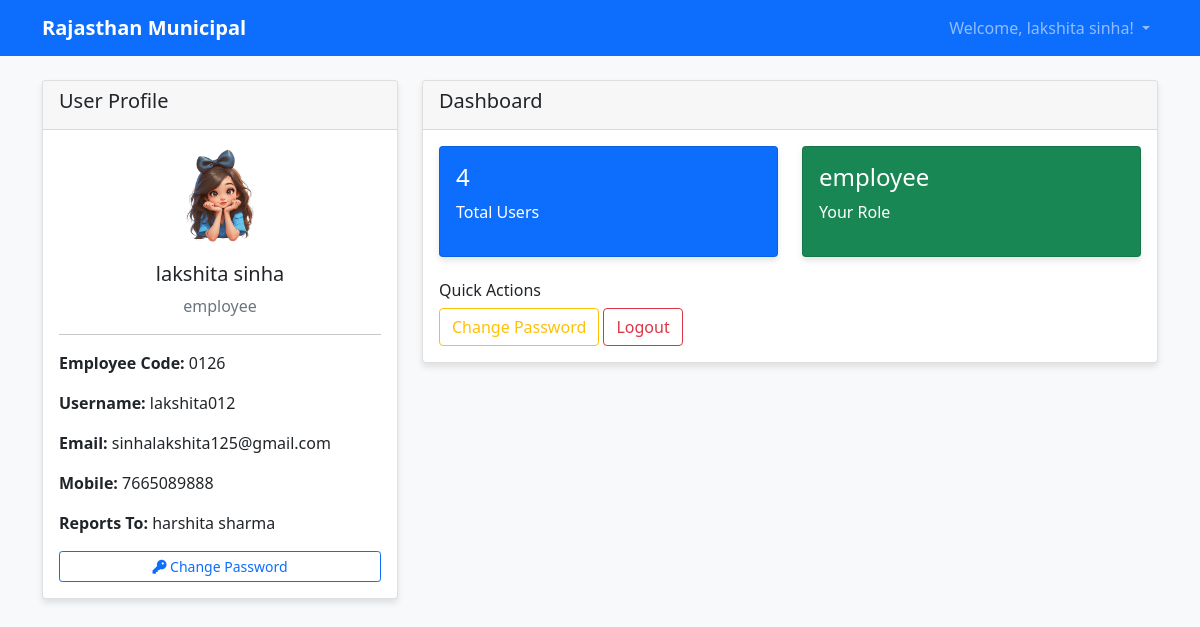
Page /dashboard/ (signed in) on the earlier database version.
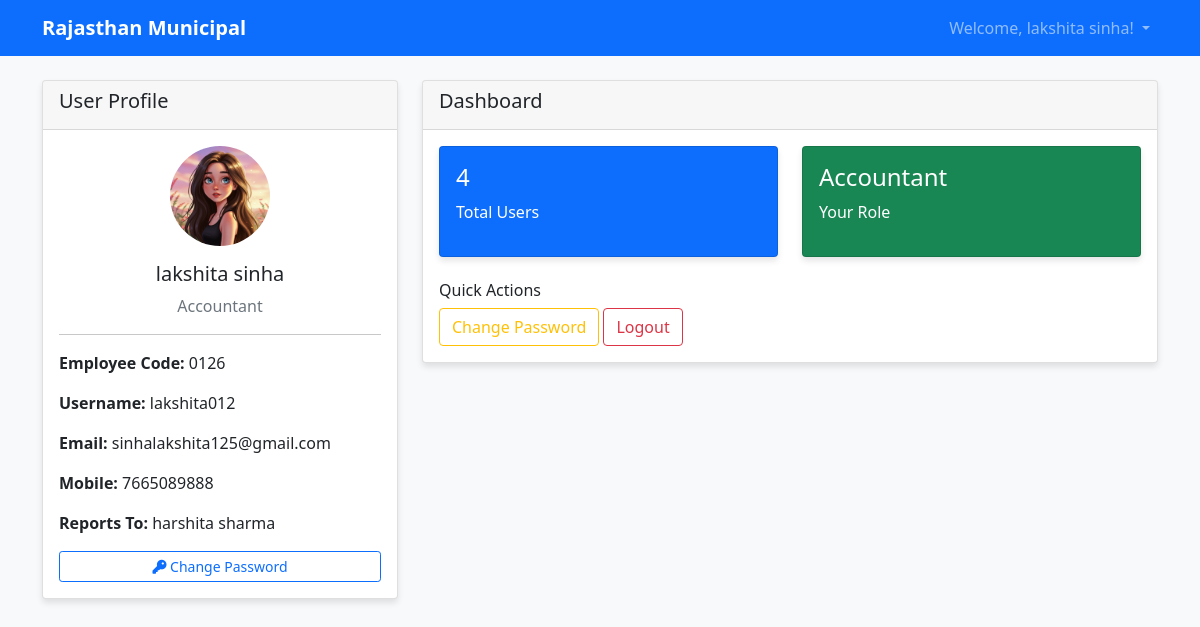
Same page on the later database version.
### users/models.py (models this page shows, shortened)
class CustomUser(AbstractUser):
    emp_name = models.CharField(max_length=100, verbose_name="Employee Name")
    emp_code = models.CharField(max_length=20, unique=True, verbose_name="Employee Code")
    mobile_no = models.CharField(max_length=15, verbose_name="Mobile Number")
    report_to = models.ForeignKey(
        'self',
        on_delete=models.SET_NULL,
        null=True,
        blank=True,
        verbose_name="Reports To"
    )
    image = models.ImageField(upload_to='user_images/', blank=True, null=True, verbose_name="Profile Image")
    ROLE_CHOICES = [
        ('assistant_project_manager', 'Assistant Project Manager'),
        ('circle_manager', 'Circle Manager'),
        ('team_leader', 'Team Leader'),
        ('back_office_head', 'Back Office Head'),
        ('back_office', 'Back Office'),
        ('accountant', 'Accountant'),
        ('flying_officer_sspl', 'Flying Officer SSPL'),
        ('revenue_officer', 'Revenue Officer'),
        ('zone_commissioner', 'Zone Commissioner'),
        ('revenue_inspector', 'Revenue Inspector'),
        ('surveyor', 'Surveyor'),
        ('tax_collector', 'Tax Collector'),
        ('tele_caller', 'Tele Caller'),
        ('mis', 'MIS'),
        ('counter', 'Counter'),
        ('commissioner', 'Commissioner'),
        ('oswal', 'Oswal'),
        ('ulb_admin', 'ULB Admin'),
        ('qr_installer', 'QR Installer'),
        ('dc_revenue_first', 'DC Revenue First'),
        ('ro_revenue_first', 'RO Revenue First'),
        ('testt', 'TESTT'),
    ]
    role = models.CharField(
        max_length=30,
        choices=ROLE_CHOICES,
        default='back_office',
        verbose_name="Role"
    )
    first_name = models.CharField(max_length=30, blank=False)
    last_name = models.CharField(max_length=30, blank=False)
    email = models.EmailField(unique=True, blank=False)
    class Meta:
        verbose_name = "User"
        verbose_name_plural = "Users"

### users/views.py (the view)
# urls.py: path('dashboard/', views.dashboard_view, name='dashboard'),
def dashboard_view(request):
    if not request.user.is_authenticated:
        return redirect('login')
    context = {
        'user': request.user,
        'total_users': CustomUser.objects.count(),
    }
    return render(request, 'users/dashboard.html', context)

### users/templates/users/dashboard.html (shortened to what this page needs)
{% extends 'users/base.html' %}
{% block content %}
<div class="row">
    <div class="col-md-4">
        <div class="card">
            <div class="card-header">
                <h5>User Profile</h5>
            </div>
            <div class="card-body text-center">
                {% if user.image %}
                    <img src="{{ user.image.url }}" alt="Profile Image" class="profile-img mb-3">
                {% else %}
                    <div class="bg-secondary rounded-circle d-inline-flex align-items-center justify-content-center mb-3" style="width: 100px; height: 100px;">
                        <i class="text-white" style="font-size: 40px;">👤</i>
                    </div>
                {% endif %}
                <h5>{{ user.emp_name }}</h5>
                <p class="text-muted">{{ user.get_role_display }}</p>
                <hr>
                <div class="text-start">
                    <p><strong>Employee Code:</strong> {{ user.emp_code }}</p>
                    <p><strong>Username:</strong> {{ user.username }}</p>
                    <p><strong>Email:</strong> {{ user.email }}</p>
                    <p><strong>Mobile:</strong> {{ user.mobile_no }}</p>
                    {% if user.report_to %}
                        <p><strong>Reports To:</strong> {{ user.report_to.emp_name }}</p>
                    {% endif %}
                </div>
                <div class="mt-3">
                    <a href="{% url 'change_password' %}" class="btn btn-sm btn-outline-primary w-100">
                        <i class="fas fa-key"></i> Change Password
                    </a>
                </div>
            </div>
        </div>
    </div>
    <div class="col-md-8">
        <div class="card">
            <div class="card-header">
                <h5>Dashboard</h5>
            </div>
            <div class="card-body">
                <div class="row">
                    <div class="col-md-6">
                        <div class="card bg-primary text-white">
                            <div class="card-body">
                                <h4>{{ total_users }}</h4>
                                <p>Total Users</p>
                            </div>
                        </div>
                    </div>
                    <div class="col-md-6">
                        <div class="card bg-success text-white">
                            <div class="card-body">
                                <h4>{{ user.get_role_display }}</h4>
                                <p>Your Role</p>
                            </div>
                        </div>
                    </div>
                </div>
                <div class="mt-4">
                    <h6>Quick Actions</h6>
                    <div class="d-grid gap-2 d-md-block">
                        <a href="{% url 'change_password' %}" class="btn btn-outline-warning">Change Password</a>
                        <a href="{% url 'logout' %}" class="btn btn-outline-danger">Logout</a>
                    </div>
                </div>
            </div>
        </div>
    </div>
</div>
{% endblock %}

### users/templates/users/base.html (shortened to what this page needs)
<!DOCTYPE html>
<html lang="en">
<head>
    <link href="https://cdn.jsdelivr.net/npm/bootstrap@5.1.3/dist/css/bootstrap.min.css" rel="stylesheet">
    <link rel="stylesheet" href="https://cdnjs.cloudflare.com/ajax/libs/font-awesome/6.0.0/css/all.min.css">
</head>
<body class="bg-light">
    <nav class="navbar navbar-expand-lg navbar-dark bg-primary">
        <div class="container">
            <a class="navbar-brand" href="{% url 'home' %}">Rajasthan Municipal</a>
            <div class="navbar-nav ms-auto">
                {% if user.is_authenticated %}
                    <div class="nav-item dropdown">
                        <a class="nav-link dropdown-toggle" href="#" id="navbarDropdown" role="button" data-bs-toggle="dropdown">
                            Welcome, {{ user.emp_name }}!
                        </a>
                    </div>
                {% else %}
                    <a class="nav-link" href="{% url 'login' %}">Login</a>
                    <a class="nav-link" href="{% url 'register' %}">Register</a>
                {% endif %}
            </div>
        </div>
    </nav>
    <div class="container mt-4">
        {% block content %}
        {% endblock %}
    </div>
</body>
</html>

Differences in the rows shown:
changed CustomUser "lakshita sinha": image: a different picture; role "employee" → "Accountant"
